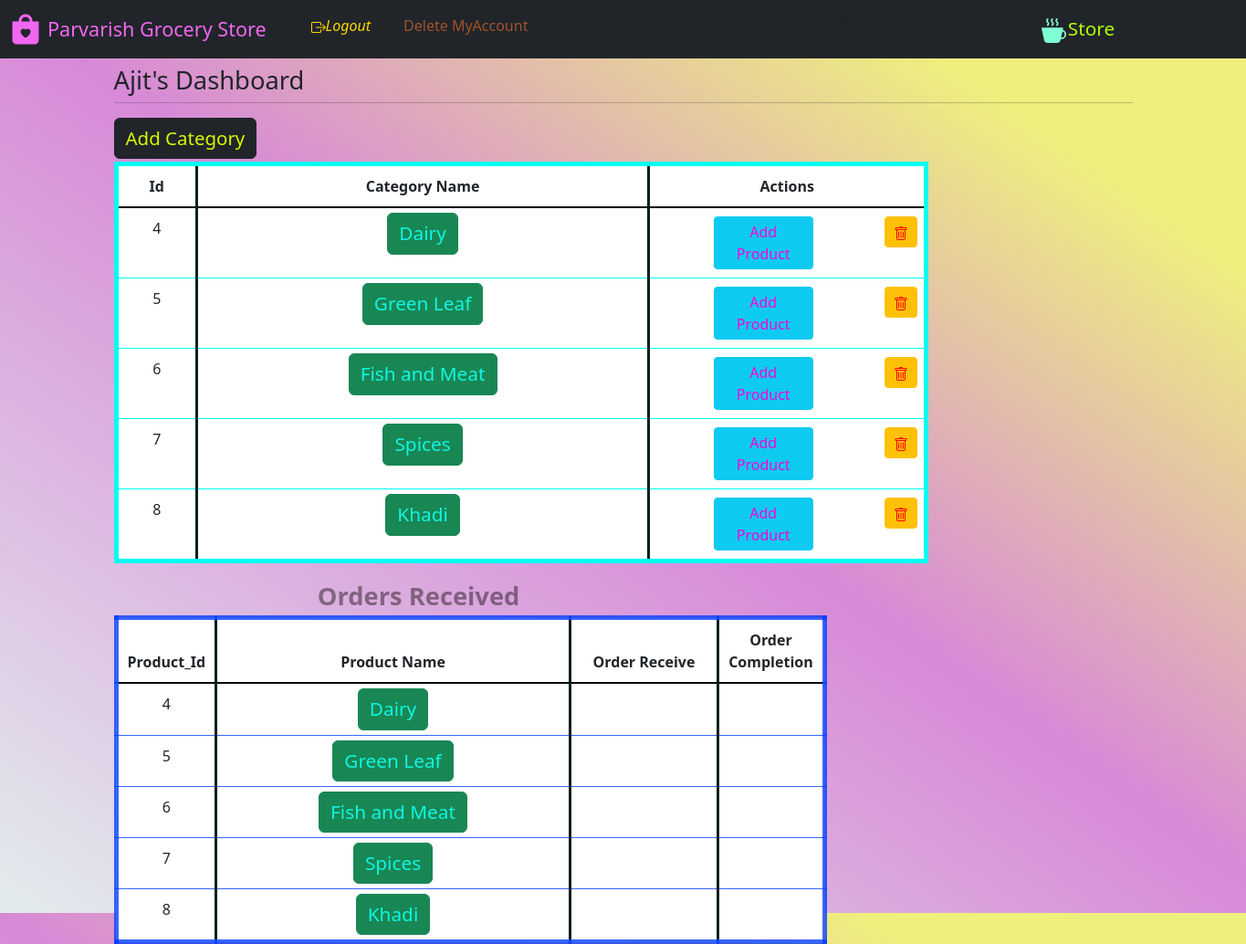
The page /manager_dash (signed in) on the database as committed earlier.
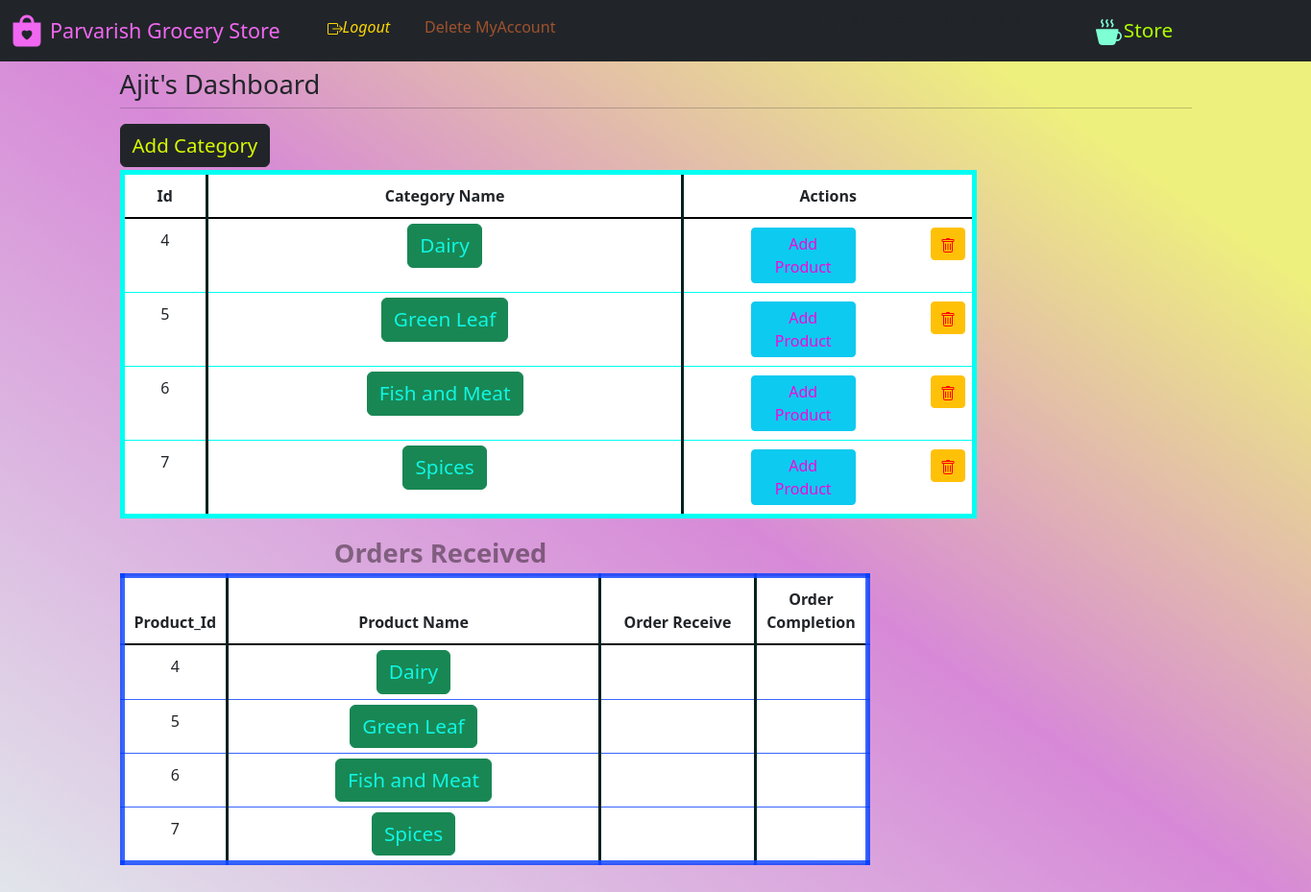
The same page on the database as committed later.
### website/model.py (models this page shows)
class Category(db.Model):
    category_Name = db.Column(db.String(), nullable=False, unique=True)
    category_Id = db.Column(db.Integer(), primary_key=True)
    managedBy_Id = db.Column(db.Integer(), db.ForeignKey('store.id'))
    catalog = db.relationship('Product', backref='parent')

### website/views.py (the view, shortened to what this page needs)
@login_required
@Views.route('/manager_dash', methods=["GET", "POST"])
def Dash_manager():
    manager_id = session['id']
    manager = Store.query.get(manager_id)
    categories = Category.query.all()
    return render_template('dash_m.html', categories=categories, name=manager.username, id=manager_id)

### website/auth.py (called while the page is built)
@App.login_manager.user_loader
def load_customer(id):
    if id is not None:
        return Customer.query.get(int(id))
    return None

### website/templates/dash_m.html (shortened to what the changed rows need)
{% extends "base.html" %} {% block title %}Store Admin{% endblock %} {% block content %}
<section>
<div>
  {% if categories|length == 0 %}
  <div class="alert alert-warning" role="alert">
    <p>None Categories, Added yet.</p>
    Press
    <button type="button" class="btn btn-dark btn-sm">
      <a
        href="{{url_for('views.Add_category')}}"
        class="alert-link;text-decoration: none;"
        style="
          /* background-color: green; */
          color: rgb(153, 43, 226);
          padding: 10px 10px; text-decoration: none;
        "
        >'Add Category'</a
      >
    </button>
    to add a new category
  </div>
  {% else %}
<br>
<br>
  <table class="table table-hover"
    style="
      border: 5px solid rgb(0, 255, 242);
      /* background-color: #96d4d4; */
      width: 80%;
    "
  ><thead class="thead-dark">
    <tr align="center" style="border-bottom: 2px solid black">
      <th
        style="
          padding: 10px 10px;
          width: 10%;
          border-right: 3px solid rgb(3, 33, 31);
        "
      >
        Id
      </th>
      <th
        style="
          border-right: 3px solid rgb(3, 33, 31);
          padding: 10px 10px;
          width: 56%;
        "
      >
        Category Name
      </th>
      <th style=" padding: 10px 10px; width: 40%" colspan="2">
        Actions
      </th>
    </tr></thead>
    <tbody>
    {% for variety in categories %}
    <tr align="center" style="width: 100%">
      <td style="padding: 10px; border-right: 3px solid rgb(3, 33, 31)">
        {{ variety.category_Id }}
      </td>
      <td
        style="width: 50%; padding: 5px; border-right: 3px solid rgb(3, 33, 31)"
      >
        <a class="btn btn-success"
            style="color: rgb(16, 246, 227);text-decoration: none;font-size: 1.3em"
            href="/manager_dash/category_catalog/{{ variety.category_Id }}"
            >{{ variety.category_Name }}</a
          ></button>
      </td>
      <td  >
        <strong><a class="btn btn-info btn-sm" style="width:47%;color:rgb(246, 5, 218);font-size: 1em;margin:1px" href="/manager_dash/category_create/{{ variety.category_Id }}" style="text-decoration: none;"
          >Add Product</a
        ></strong>
      </td>
      <td >
      <strong><a class="btn btn-warning btn-sm"  onclick="return confirm('Are you sure to delete?')" style="width:100%; color: red;text-decoration: none;font-size: 1em;margin:1px" href="/manager_dash/delete_category/{{ variety.category_Id }}"></a></strong></button>
      </td></tr>
    </tr></tbody>
    {% endfor %}
  </table>
  {% endif %}
</div></section>
<section>
  <table class="table table-hover"
    style="
      border: 5px solid rgba(0, 60, 255, 0.781);
      /* background-color: #96d4d4; */
      width: 70%;
    "
  ><thead class="thead-dark">
    <tr align="center" style="border-bottom: 2px solid black">
      <th
        style="
          padding: 10px 10px;
          width: 10%;
          border-right: 3px solid rgb(3, 33, 31);
        "
      >
        Product_Id
      </th>
      <th
        style="
          border-right: 3px solid rgb(3, 33, 31);
          padding: 10px 10px;
          width: 65%;
        "
      >
        Product Name
    </th>
      <th style=" border-right: 3px solid rgb(3, 33, 31);padding: 10px 10px; width: 25%">
        Order Receive
      </th>
      <th style=" padding: 10px 10px; width: 45%">
        Order Completion
      </th
    </tr></thead>
    <tbody>
    {% for variety in categories %}
    <tr align="center" style="width: 100%">
      <td style="padding: 10px; border-right: 3px solid rgb(3, 33, 31)">
        {{ variety.category_Id }}
      </td>
      <td
        style="width: 50%; padding: 5px; border-right: 3px solid rgb(3, 33, 31)"
      >
        <a class="btn btn-success"
            style="color: rgb(16, 246, 227);text-decoration: none;font-size: 1.3em"
            href="/manager_dash/category_catalog/{{ variety.category_Id }}"
            >{{ variety.category_Name }}</a
          ></button>
      </td>
      <td  style="width: 50%; padding: 5px; border-right: 3px solid rgb(3, 33, 31)">
      </td><td></td>
      </tr>
    </tr></tbody>
    {% endfor %}
  </table></section>
{% endblock %}

Rows that differ between the two databases and show on the page:
removed Category: category_Id "8", category_Name "Khadi"
